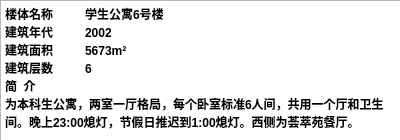
<?xml version="1.0" encoding="UTF-8"?>
<ui version="4.0">
 <class>a26liuhao</class>
 <widget class="QDialog" name="a26liuhao">
  <property name="geometry">
   <rect>
    <x>0</x>
    <y>0</y>
    <width>400</width>
    <height>140</height>
   </rect>
  </property>
  <property name="windowTitle">
   <string>Dialog</string>
  </property>
  <widget class="QTextBrowser" name="textBrowser">
   <property name="geometry">
    <rect>
     <x>0</x>
     <y>0</y>
     <width>401</width>
     <height>151</height>
    </rect>
   </property>
   <property name="html">
    <string>&lt;!DOCTYPE HTML PUBLIC &quot;-//W3C//DTD HTML 4.0//EN&quot; &quot;http://www.w3.org/TR/REC-html40/strict.dtd&quot;&gt;
&lt;html&gt;&lt;head&gt;&lt;meta name=&quot;qrichtext&quot; content=&quot;1&quot; /&gt;&lt;style type=&quot;text/css&quot;&gt;
p, li { white-space: pre-wrap; }
&lt;/style&gt;&lt;/head&gt;&lt;body style=&quot; font-family:'SimSun'; font-size:9pt; font-weight:400; font-style:normal;&quot;&gt;
&lt;p style=&quot; margin-top:0px; margin-bottom:0px; margin-left:0px; margin-right:0px; -qt-block-indent:0; text-indent:0px;&quot;&gt;&lt;span style=&quot; font-weight:600;&quot;&gt;楼体名称	学生公寓6号楼	&lt;/span&gt;&lt;/p&gt;
&lt;p style=&quot; margin-top:0px; margin-bottom:0px; margin-left:0px; margin-right:0px; -qt-block-indent:0; text-indent:0px;&quot;&gt;&lt;span style=&quot; font-weight:600;&quot;&gt;建筑年代	2002&lt;/span&gt;&lt;/p&gt;
&lt;p style=&quot; margin-top:0px; margin-bottom:0px; margin-left:0px; margin-right:0px; -qt-block-indent:0; text-indent:0px;&quot;&gt;&lt;span style=&quot; font-weight:600;&quot;&gt;建筑面积	5673m²	&lt;/span&gt;&lt;/p&gt;
&lt;p style=&quot; margin-top:0px; margin-bottom:0px; margin-left:0px; margin-right:0px; -qt-block-indent:0; text-indent:0px;&quot;&gt;&lt;span style=&quot; font-weight:600;&quot;&gt;建筑层数	6&lt;/span&gt;&lt;/p&gt;
&lt;p style=&quot; margin-top:0px; margin-bottom:0px; margin-left:0px; margin-right:0px; -qt-block-indent:0; text-indent:0px;&quot;&gt;&lt;span style=&quot; font-weight:600;&quot;&gt;简  介	&lt;/span&gt;&lt;/p&gt;
&lt;p style=&quot; margin-top:0px; margin-bottom:0px; margin-left:0px; margin-right:0px; -qt-block-indent:0; text-indent:0px;&quot;&gt;&lt;span style=&quot; font-weight:600;&quot;&gt;为本科生公寓，两室一厅格局，每个卧室标准6人间，共用一个厅和卫生间。晚上23:00熄灯，节假日推迟到1:00熄灯。西侧为荟萃苑餐厅。&lt;/span&gt;&lt;/p&gt;&lt;/body&gt;&lt;/html&gt;</string>
   </property>
  </widget>
 </widget>
 <resources/>
 <connections/>
</ui>
